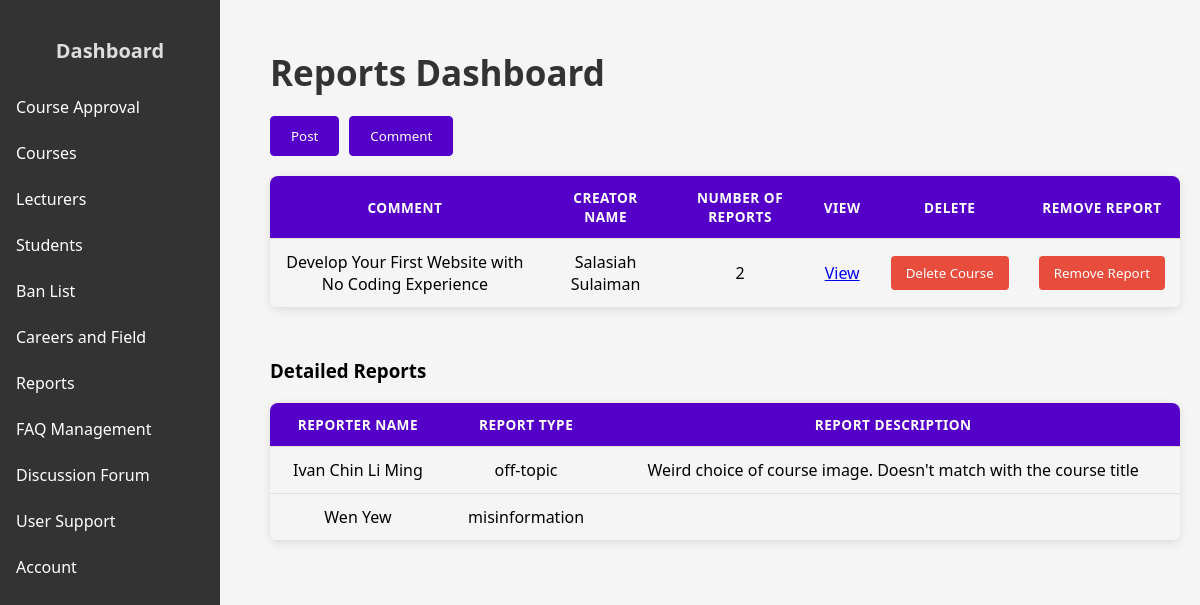
Page /admin_report.php?type=course&view_id=1 (signed in) on the committed database.
### tables this page shows
CREATE TABLE `course_report` (
  `course_id` int(11) NOT NULL,
  `student_id` int(11) NOT NULL,
  `reason_id` int(11) DEFAULT NULL,
  `reason_desc` text DEFAULT NULL
);

CREATE TABLE `user` (
  `user_email` varchar(100) NOT NULL,
  `password` varchar(128) NOT NULL,
  `name` varchar(100) NOT NULL,
  `role` varchar(100) NOT NULL,
  `pfp` varchar(100) DEFAULT 'profile/defaultProfile.jpg',
  `DOB` date NOT NULL,
  `theme` varchar(30) NOT NULL DEFAULT 'light',
  `forum_karma` int(11) NOT NULL DEFAULT 0
);

CREATE TABLE `report_reason` (
  `reason_id` int(11) NOT NULL,
  `report_type` varchar(50) NOT NULL
);

### admin_report.php (the view, shortened to what this page needs)
<?php
include "conn.php";
$type = isset($_GET['type']) ? $_GET['type'] : 'course';
function getReports($conn, $type) {
    $table = '';
    $id_field = '';
    $name_fields = '';
    switch ($type) {
        case 'course':
            $table = 'course_report';
            $id_field = 'cr.course_id';
            $name_fields = "
                (SELECT cp.title FROM course c INNER JOIN course_proposal cp ON c.proposal_id = cp.proposal_id WHERE c.course_id = cr.course_id) AS item_name,
                (SELECT u.name FROM course c INNER JOIN lecturer l ON c.lecturer_id = l.lecturer_id INNER JOIN user u ON u.user_email = l.user_email WHERE c.course_id = cr.course_id) AS creator_name
            ";
            break;
    }
    $alias = [
        'course' => 'cr',
        'post' => 'pr',
        'review' => 'rr',
        'comment' => 'crmt'
    ][$type];
    $query = "
        SELECT
            $name_fields,
            COUNT(*) AS report_count,
            $id_field AS item_id
        FROM $table AS $alias
        GROUP BY $id_field
    ";
    $result = $conn->query($query);
    $reports = [];
    if ($result && $result->num_rows > 0) {
        while($row = $result->fetch_assoc()) {
            $reports[] = $row;
        }
    }
    return $reports;
}
include 'admin_sidebar.php';
?>
<!DOCTYPE html>
<html lang="en">
<head>
    <link rel="stylesheet" href="admin.css">
</head>
<body>
<div class="main-content">
    <h2>Reports Dashboard</h2>
    <form method="get" style="margin-bottom: 20px;">
        <button type="submit" name="type" value="post">Post</button>
        <button type="submit" name="type" value="comment">Comment</button>
    </form>
<?php
$reports = getReports($conn, $type);
if (count($reports) > 0) {
    echo "<table>";
    echo "<tr>";
    echo "<th>Comment</th>";
    if ($type == 'course' || $type == 'post' || $type == 'comment') echo "<th>Creator Name</th>";
    echo "<th>Number of Reports</th>";
    echo "<th>View</th>";
    echo "<th>Delete</th>";
    echo "<th>Remove Report</th>";
    echo "</tr>";
    foreach ($reports as $report) {
        echo "<tr>";
        echo "<td>" . htmlspecialchars($report['item_name']) . "</td>";
        if ($type == 'course' || $type == 'post' || $type == 'comment') {
            echo "<td>" . htmlspecialchars($report['creator_name']) . "</td>";
        }
        echo "<td>" . htmlspecialchars($report['report_count']) . "</td>";
        echo "<td><a href='?type=$type&view_id=" . $report['item_id'] . "'>View</a></td>";
        echo "<td>";
        if ($type == 'course') {
            echo "<button onclick='openModal(\"delete_course\", " . $report['item_id'] . ")'>Delete Course</button>";
        } elseif ($type == 'post') {
            echo "<button onclick='openModal(\"delete_post\", " . $report['item_id'] . ")'>Delete Post</button>";
        } elseif ($type == 'comment') {
            echo "<button onclick='openModal(\"delete_comment\", " . $report['item_id'] . ")'>Delete Comment</button>";
        } elseif ($type == 'review') {
            echo "<button onclick='openModal(\"delete_review\", " . $report['item_id'] . ")'>Delete Review</button>";
        } else {
            echo "-";
        }
        echo "</td>";
        echo "<td><button onclick='openModal(\"remove_report\", " . $report['item_id'] . ")'>Remove Report</button></td>";
        echo "</tr>";
    }
    echo "</table>";
} else {
    echo "<p>No reports found.</p>";
}
if (isset($_GET['view_id'])) {
    $view_id = intval($_GET['view_id']);
    if ($type == 'course') {
        $result = $conn->query("
            SELECT u.name AS student_name, rr.report_type, cr.reason_desc
            FROM course_report cr
            INNER JOIN student s ON cr.student_id = s.student_id
            INNER JOIN user u ON s.user_email = u.user_email
            INNER JOIN report_reason rr ON cr.reason_id = rr.reason_id
            WHERE cr.course_id = $view_id
        ");
    }
    if ($result && $result->num_rows > 0) {
        echo "<div id='detailSection' style='margin-top: 50px;'>
        <h3>Detailed Reports</h3>
        <table>";
        echo "<tr><th>Reporter Name</th><th>Report Type</th><th>Report Description</th></tr>";
        while ($row = $result->fetch_assoc()) {
            echo "<tr>";
            echo "<td>" . htmlspecialchars($row['student_name']) . "</td>";
            echo "<td>" . htmlspecialchars($row['report_type']) . "</td>";
            echo "<td>" . htmlspecialchars($row['reason_desc']) . "</td>";
            echo "</tr>";
        }
        echo "</table></div>";
    } else {
        echo "<p>No detailed reports found.</p>";
    }
}
?>
</div>
</body>
</html>

### admin.css (style rules this page uses)
table { margin-bottom: 30px; }
body { font-family: 'Segoe UI', Tahoma, Geneva, Verdana, sans-serif, sans-serif; margin: 0; padding: 0; background-color: #f5f5f5; }
.main-content { margin-left: 250px; padding: 20px; }
h2 { color: #333; margin-bottom: 20px; font-size: 35px; }
table { width: 100%; border-collapse: collapse; margin: 20px 0; font-family: 'Segoe UI', Tahoma, Geneva, Verdana, sans-serif; box-shadow: 0 2px 10px rgba(0, 0, 0, 0.1); border-radius: 8px; overflow: hidden; }
th, td { padding: 12px 15px; border-bottom: 1px solid #e0e0e0; text-align: center; vertical-align: middle; }
th { background-color: #5400C8; color: white; font-weight: 600; text-transform: uppercase; font-size: 0.85em; letter-spacing: 0.5px; }
button { padding: 8px 15px; border: none; border-radius: 4px; cursor: pointer; font-weight: 500; transition: all 0.3s ease; white-space: nowrap; margin: 0 auto; font-family: 'Segoe UI', Tahoma, Geneva, Verdana, sans-serif; }
table button[onclick*="openModal"] { background-color: #e74c3c; color: white; }
form[method="GET"] { display: flex; margin: 20px 0; gap: 10px; }
form[method="GET"] button[type="submit"] { padding: 10px 20px; border: 1px solid #5400C8; background-color: #5400C8; color: white; border-radius: 4px; cursor: pointer; transition: background-color 0.3s; }
form[method="GET"] button { margin: 0; }

### admin_sidebar.php (style rules this page uses)
.main-content { margin-left: 220px; padding: 20px; }

### rows in the picture
course_report: user.name "Ivan Chin Li Ming", reason.report_type "off-topic", reason_desc "Weird choice of course image. Doesn't match with the course title"
course_report: user.name "Wen Yew", reason.report_type "misinformation"

### other values in the picture
$report['item_name'] "Develop Your First Website with No Coding Experience"
$report['creator_name'] "Salasiah Sulaiman"
$report['report_count'] "2"
